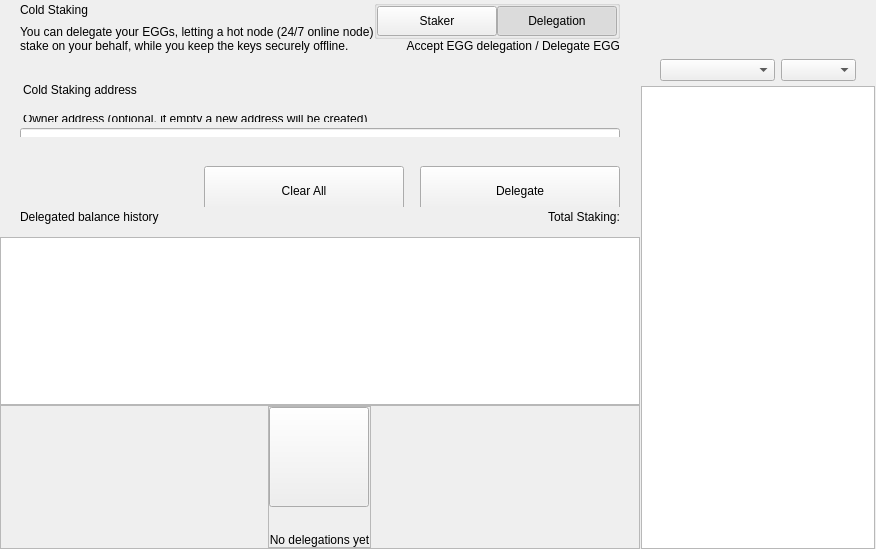
<?xml version="1.0" encoding="UTF-8"?>
<ui version="4.0">
 <class>ColdStakingWidget</class>
 <widget class="QWidget" name="ColdStakingWidget">
  <property name="geometry">
   <rect>
    <x>0</x>
    <y>0</y>
    <width>629</width>
    <height>549</height>
   </rect>
  </property>
  <property name="windowTitle">
   <string>Form</string>
  </property>
  <layout class="QHBoxLayout" name="horizontalLayout_1" stretch="2,1">
   <property name="spacing">
    <number>0</number>
   </property>
   <property name="leftMargin">
    <number>0</number>
   </property>
   <property name="topMargin">
    <number>0</number>
   </property>
   <property name="rightMargin">
    <number>0</number>
   </property>
   <property name="bottomMargin">
    <number>0</number>
   </property>
   <item>
    <widget class="QWidget" name="left" native="true">
     <layout class="QVBoxLayout" name="verticalLayout_3">
      <property name="leftMargin">
       <number>0</number>
      </property>
      <property name="topMargin">
       <number>0</number>
      </property>
      <property name="rightMargin">
       <number>0</number>
      </property>
      <property name="bottomMargin">
       <number>0</number>
      </property>
      <item>
       <layout class="QVBoxLayout" name="verticalLayout_2">
        <property name="spacing">
         <number>0</number>
        </property>
        <item>
         <layout class="QVBoxLayout" name="verticalLayoutTop">
          <property name="spacing">
           <number>0</number>
          </property>
          <property name="leftMargin">
           <number>0</number>
          </property>
          <property name="rightMargin">
           <number>0</number>
          </property>
          <item>
           <widget class="QWidget" name="containerTitle" native="true">
            <property name="sizePolicy">
             <sizepolicy hsizetype="Preferred" vsizetype="Minimum">
              <horstretch>0</horstretch>
              <verstretch>0</verstretch>
             </sizepolicy>
            </property>
            <property name="maximumSize">
             <size>
              <width>16777215</width>
              <height>100</height>
             </size>
            </property>
            <layout class="QHBoxLayout" name="containerTitleLayout">
             <property name="spacing">
              <number>0</number>
             </property>
             <property name="leftMargin">
              <number>20</number>
             </property>
             <property name="topMargin">
              <number>0</number>
             </property>
             <property name="rightMargin">
              <number>20</number>
             </property>
             <property name="bottomMargin">
              <number>0</number>
             </property>
             <item>
              <layout class="QVBoxLayout" name="verticalLayout11">
               <property name="spacing">
                <number>5</number>
               </property>
               <item>
                <widget class="QLabel" name="labelTitle">
                 <property name="text">
                  <string>Cold Staking</string>
                 </property>
                </widget>
               </item>
               <item>
                <widget class="QLabel" name="labelSubtitle1">
                 <property name="maximumSize">
                  <size>
                   <width>16777215</width>
                   <height>16777215</height>
                  </size>
                 </property>
                 <property name="text">
                  <string>You can delegate your EGGs, letting a hot node (24/7 online node)
stake on your behalf, while you keep the keys securely offline.</string>
                 </property>
                </widget>
               </item>
              </layout>
             </item>
             <item>
              <spacer name="horizontalSpacer">
               <property name="orientation">
                <enum>Qt::Horizontal</enum>
               </property>
               <property name="sizeHint" stdset="0">
                <size>
                 <width>40</width>
                 <height>20</height>
                </size>
               </property>
              </spacer>
             </item>
             <item>
              <widget class="QWidget" name="containerViewPrivacyChecks" native="true">
               <layout class="QVBoxLayout" name="containerPrivacyChecks">
                <property name="spacing">
                 <number>0</number>
                </property>
                <property name="leftMargin">
                 <number>0</number>
                </property>
                <property name="topMargin">
                 <number>0</number>
                </property>
                <property name="rightMargin">
                 <number>0</number>
                </property>
                <property name="bottomMargin">
                 <number>0</number>
                </property>
                <item alignment="Qt::AlignHCenter|Qt::AlignVCenter">
                 <widget class="QGroupBox" name="groupBox">
                  <property name="title">
                   <string/>
                  </property>
                  <layout class="QHBoxLayout" name="horizontalLayout_2_1">
                   <property name="spacing">
                    <number>0</number>
                   </property>
                   <property name="leftMargin">
                    <number>0</number>
                   </property>
                   <property name="topMargin">
                    <number>0</number>
                   </property>
                   <property name="rightMargin">
                    <number>0</number>
                   </property>
                   <property name="bottomMargin">
                    <number>0</number>
                   </property>
                   <item>
                    <widget class="QPushButton" name="pushLeft">
                     <property name="minimumSize">
                      <size>
                       <width>120</width>
                       <height>30</height>
                      </size>
                     </property>
                     <property name="maximumSize">
                      <size>
                       <width>120</width>
                       <height>30</height>
                      </size>
                     </property>
                     <property name="focusPolicy">
                      <enum>Qt::NoFocus</enum>
                     </property>
                     <property name="text">
                      <string>Staker</string>
                     </property>
                     <property name="checkable">
                      <bool>true</bool>
                     </property>
                     <property name="autoExclusive">
                      <bool>true</bool>
                     </property>
                    </widget>
                   </item>
                   <item>
                    <widget class="QPushButton" name="pushRight">
                     <property name="minimumSize">
                      <size>
                       <width>120</width>
                       <height>30</height>
                      </size>
                     </property>
                     <property name="maximumSize">
                      <size>
                       <width>120</width>
                       <height>30</height>
                      </size>
                     </property>
                     <property name="focusPolicy">
                      <enum>Qt::NoFocus</enum>
                     </property>
                     <property name="text">
                      <string>Delegation</string>
                     </property>
                     <property name="checkable">
                      <bool>true</bool>
                     </property>
                     <property name="checked">
                      <bool>true</bool>
                     </property>
                     <property name="autoExclusive">
                      <bool>true</bool>
                     </property>
                    </widget>
                   </item>
                  </layout>
                 </widget>
                </item>
                <item alignment="Qt::AlignTop">
                 <widget class="QLabel" name="labelSubtitle2">
                  <property name="text">
                   <string>Accept EGG delegation / Delegate EGG</string>
                  </property>
                  <property name="alignment">
                   <set>Qt::AlignRight|Qt::AlignTrailing|Qt::AlignVCenter</set>
                  </property>
                 </widget>
                </item>
               </layout>
              </widget>
             </item>
            </layout>
           </widget>
          </item>
          <item>
           <spacer name="verticalSpacer_2">
            <property name="orientation">
             <enum>Qt::Vertical</enum>
            </property>
            <property name="sizeType">
             <enum>QSizePolicy::Fixed</enum>
            </property>
            <property name="sizeHint" stdset="0">
             <size>
              <width>20</width>
              <height>30</height>
             </size>
            </property>
           </spacer>
          </item>
          <item>
           <widget class="QWidget" name="containerSend" native="true">
            <property name="minimumSize">
             <size>
              <width>0</width>
              <height>50</height>
             </size>
            </property>
            <layout class="QVBoxLayout" name="containerSendRow">
             <property name="spacing">
              <number>6</number>
             </property>
             <property name="leftMargin">
              <number>0</number>
             </property>
             <property name="topMargin">
              <number>0</number>
             </property>
             <property name="rightMargin">
              <number>0</number>
             </property>
             <property name="bottomMargin">
              <number>0</number>
             </property>
             <item>
              <widget class="QLabel" name="labelEditTitle">
               <property name="maximumSize">
                <size>
                 <width>16777215</width>
                 <height>30</height>
                </size>
               </property>
               <property name="styleSheet">
                <string notr="true">padding-left:20px; padding-bottom:3px;</string>
               </property>
               <property name="text">
                <string>Cold Staking address</string>
               </property>
              </widget>
             </item>
             <item>
              <spacer name="verticalSpacer_6">
               <property name="orientation">
                <enum>Qt::Vertical</enum>
               </property>
               <property name="sizeType">
                <enum>QSizePolicy::Fixed</enum>
               </property>
               <property name="sizeHint" stdset="0">
                <size>
                 <width>20</width>
                 <height>9</height>
                </size>
               </property>
              </spacer>
             </item>
             <item>
              <widget class="QWidget" name="containerOwner" native="true">
               <layout class="QVBoxLayout" name="vContainerOwner">
                <property name="spacing">
                 <number>4</number>
                </property>
                <property name="leftMargin">
                 <number>20</number>
                </property>
                <property name="topMargin">
                 <number>0</number>
                </property>
                <property name="rightMargin">
                 <number>20</number>
                </property>
                <property name="bottomMargin">
                 <number>0</number>
                </property>
                <item>
                 <widget class="QLabel" name="labelSubtitleDescription">
                  <property name="maximumSize">
                   <size>
                    <width>16777215</width>
                    <height>20</height>
                   </size>
                  </property>
                  <property name="styleSheet">
                   <string notr="true">margin-bottom:2px;
                   margin-left:0.05px;
                   padding:0px;</string>
                  </property>
                  <property name="text">
                   <string>Owner address (optional, if empty a new address will be created)</string>
                  </property>
                 </widget>
                </item>
                <item>
                 <widget class="QLineEdit" name="lineEditOwnerAddress">
                  <property name="minimumSize">
                   <size>
                    <width>0</width>
                    <height>50</height>
                   </size>
                  </property>
                  <property name="maximumSize">
                   <size>
                    <width>16777215</width>
                    <height>50</height>
                   </size>
                  </property>
                  <property name="styleSheet">
                   <string notr="true"/>
                  </property>
                  <property name="placeholderText">
                   <string>Enter owner address</string>
                  </property>
                 </widget>
                </item>
               </layout>
              </widget>
             </item>
            </layout>
           </widget>
          </item>
         </layout>
        </item>
        <item>
         <spacer name="verticalSpacer_3">
          <property name="orientation">
           <enum>Qt::Vertical</enum>
          </property>
          <property name="sizeType">
           <enum>QSizePolicy::Minimum</enum>
          </property>
          <property name="sizeHint" stdset="0">
           <size>
            <width>20</width>
            <height>20</height>
           </size>
          </property>
         </spacer>
        </item>
        <item>
         <widget class="QWidget" name="containerBtn" native="true">
          <property name="minimumSize">
           <size>
            <width>0</width>
            <height>50</height>
           </size>
          </property>
          <layout class="QHBoxLayout" name="horizontalLayout">
           <property name="rightMargin">
            <number>20</number>
           </property>
           <item>
            <spacer name="horizontalSpacer_2">
             <property name="orientation">
              <enum>Qt::Horizontal</enum>
             </property>
             <property name="sizeHint" stdset="0">
              <size>
               <width>200</width>
               <height>20</height>
              </size>
             </property>
            </spacer>
           </item>
           <item>
            <layout class="QHBoxLayout" name="horizontalLayout_7">
             <item>
              <spacer name="horizontalSpacer_3">
               <property name="orientation">
                <enum>Qt::Horizontal</enum>
               </property>
               <property name="sizeType">
                <enum>QSizePolicy::Expanding</enum>
               </property>
               <property name="sizeHint" stdset="0">
                <size>
                 <width>40</width>
                 <height>20</height>
                </size>
               </property>
              </spacer>
             </item>
             <item>
              <widget class="QPushButton" name="pushButtonClear">
               <property name="minimumSize">
                <size>
                 <width>200</width>
                 <height>50</height>
                </size>
               </property>
               <property name="focusPolicy">
                <enum>Qt::NoFocus</enum>
               </property>
               <property name="text">
                <string>Clear All</string>
               </property>
              </widget>
             </item>
             <item>
              <spacer name="horizontalSpacer_4">
               <property name="orientation">
                <enum>Qt::Horizontal</enum>
               </property>
               <property name="sizeType">
                <enum>QSizePolicy::Fixed</enum>
               </property>
               <property name="sizeHint" stdset="0">
                <size>
                 <width>10</width>
                 <height>20</height>
                </size>
               </property>
              </spacer>
             </item>
             <item>
              <widget class="QPushButton" name="pushButtonSend">
               <property name="minimumSize">
                <size>
                 <width>200</width>
                 <height>50</height>
                </size>
               </property>
               <property name="maximumSize">
                <size>
                 <width>200</width>
                 <height>50</height>
                </size>
               </property>
               <property name="focusPolicy">
                <enum>Qt::NoFocus</enum>
               </property>
               <property name="text">
                <string>Delegate</string>
               </property>
              </widget>
             </item>
            </layout>
           </item>
          </layout>
         </widget>
        </item>
        <item>
         <widget class="QWidget" name="containerHistoryLabel" native="true">
          <layout class="QHBoxLayout" name="horizontalLayout_4">
           <property name="spacing">
            <number>0</number>
           </property>
           <property name="leftMargin">
            <number>20</number>
           </property>
           <property name="topMargin">
            <number>0</number>
           </property>
           <property name="rightMargin">
            <number>20</number>
           </property>
           <property name="bottomMargin">
            <number>0</number>
           </property>
           <item>
            <widget class="QWidget" name="verticalWidget" native="true">
             <property name="minimumSize">
              <size>
               <width>100</width>
               <height>0</height>
              </size>
             </property>
             <layout class="QVBoxLayout" name="verticalLayout_58">
              <property name="leftMargin">
               <number>0</number>
              </property>
              <property name="topMargin">
               <number>0</number>
              </property>
              <property name="rightMargin">
               <number>0</number>
              </property>
              <property name="bottomMargin">
               <number>0</number>
              </property>
              <item>
               <widget class="QLabel" name="labelListHistory">
                <property name="text">
                 <string>Delegated balance history</string>
                </property>
               </widget>
              </item>
             </layout>
            </widget>
           </item>
           <item>
            <spacer name="horizontalSpacer_5">
             <property name="orientation">
              <enum>Qt::Horizontal</enum>
             </property>
             <property name="sizeHint" stdset="0">
              <size>
               <width>40</width>
               <height>20</height>
              </size>
             </property>
            </spacer>
           </item>
           <item>
            <widget class="QLabel" name="labelStakingTotal">
             <property name="text">
              <string>Total Staking:</string>
             </property>
            </widget>
           </item>
          </layout>
         </widget>
        </item>
        <item>
         <layout class="QVBoxLayout" name="verticalLayout_64">
          <property name="spacing">
           <number>0</number>
          </property>
          <item>
           <spacer name="verticalSpacer_44">
            <property name="orientation">
             <enum>Qt::Vertical</enum>
            </property>
            <property name="sizeType">
             <enum>QSizePolicy::Fixed</enum>
            </property>
            <property name="sizeHint" stdset="0">
             <size>
              <width>20</width>
              <height>10</height>
             </size>
            </property>
           </spacer>
          </item>
          <item>
           <widget class="QListView" name="listView">
            <property name="enabled">
             <bool>true</bool>
            </property>
            <property name="mouseTracking">
             <bool>true</bool>
            </property>
           </widget>
          </item>
          <item>
           <widget class="QFrame" name="emptyContainer">
            <property name="minimumSize">
             <size>
              <width>0</width>
              <height>100</height>
             </size>
            </property>
            <property name="frameShape">
             <enum>QFrame::StyledPanel</enum>
            </property>
            <property name="frameShadow">
             <enum>QFrame::Raised</enum>
            </property>
            <layout class="QVBoxLayout" name="verticalLayout_71" stretch="1,8">
             <property name="spacing">
              <number>0</number>
             </property>
             <property name="leftMargin">
              <number>0</number>
             </property>
             <property name="topMargin">
              <number>0</number>
             </property>
             <property name="rightMargin">
              <number>0</number>
             </property>
             <property name="bottomMargin">
              <number>0</number>
             </property>
             <item>
              <spacer name="verticalSpacer">
               <property name="orientation">
                <enum>Qt::Vertical</enum>
               </property>
               <property name="sizeHint" stdset="0">
                <size>
                 <width>20</width>
                 <height>20</height>
                </size>
               </property>
              </spacer>
             </item>
             <item alignment="Qt::AlignHCenter|Qt::AlignVCenter">
              <widget class="QFrame" name="emptyScreen">
               <property name="sizePolicy">
                <sizepolicy hsizetype="Expanding" vsizetype="Expanding">
                 <horstretch>0</horstretch>
                 <verstretch>0</verstretch>
                </sizepolicy>
               </property>
               <property name="frameShape">
                <enum>QFrame::StyledPanel</enum>
               </property>
               <property name="frameShadow">
                <enum>QFrame::Raised</enum>
               </property>
               <layout class="QVBoxLayout" name="verticalLayout">
                <property name="spacing">
                 <number>30</number>
                </property>
                <property name="leftMargin">
                 <number>0</number>
                </property>
                <property name="topMargin">
                 <number>0</number>
                </property>
                <property name="rightMargin">
                 <number>0</number>
                </property>
                <property name="bottomMargin">
                 <number>0</number>
                </property>
                <item alignment="Qt::AlignHCenter|Qt::AlignVCenter">
                 <widget class="QPushButton" name="pushImgEmpty">
                  <property name="minimumSize">
                   <size>
                    <width>100</width>
                    <height>100</height>
                   </size>
                  </property>
                  <property name="maximumSize">
                   <size>
                    <width>100</width>
                    <height>100</height>
                   </size>
                  </property>
                  <property name="focusPolicy">
                   <enum>Qt::NoFocus</enum>
                  </property>
                  <property name="text">
                   <string/>
                  </property>
                  <property name="iconSize">
                   <size>
                    <width>100</width>
                    <height>100</height>
                   </size>
                  </property>
                 </widget>
                </item>
                <item alignment="Qt::AlignHCenter|Qt::AlignVCenter">
                 <widget class="QLabel" name="labelEmpty">
                  <property name="styleSheet">
                   <string notr="true"/>
                  </property>
                  <property name="text">
                   <string>No delegations yet</string>
                  </property>
                  <property name="alignment">
                   <set>Qt::AlignCenter</set>
                  </property>
                 </widget>
                </item>
               </layout>
              </widget>
             </item>
            </layout>
           </widget>
          </item>
         </layout>
        </item>
       </layout>
      </item>
     </layout>
    </widget>
   </item>
   <item>
    <widget class="QWidget" name="right" native="true">
     <layout class="QVBoxLayout" name="rightContainer">
      <property name="spacing">
       <number>0</number>
      </property>
      <property name="leftMargin">
       <number>1</number>
      </property>
      <property name="topMargin">
       <number>0</number>
      </property>
      <property name="rightMargin">
       <number>1</number>
      </property>
      <property name="bottomMargin">
       <number>0</number>
      </property>
      <item>
       <widget class="QWidget" name="containerRightButtons" native="true">
        <property name="minimumSize">
         <size>
          <width>0</width>
          <height>50</height>
         </size>
        </property>
        <layout class="QVBoxLayout" name="verticalLayout_4">
         <property name="leftMargin">
          <number>19</number>
         </property>
         <property name="topMargin">
          <number>0</number>
         </property>
         <property name="rightMargin">
          <number>19</number>
         </property>
         <property name="bottomMargin">
          <number>0</number>
         </property>
         <item>
          <widget class="OptionButton" name="btnCoinControl" native="true">
           <property name="minimumSize">
            <size>
             <width>0</width>
             <height>0</height>
            </size>
           </property>
          </widget>
         </item>
         <item>
          <widget class="OptionButton" name="btnColdStaking" native="true"/>
         </item>
         <item>
          <widget class="OptionButton" name="btnMyStakingAddresses" native="true">
           <property name="sizePolicy">
            <sizepolicy hsizetype="Preferred" vsizetype="Minimum">
             <horstretch>0</horstretch>
             <verstretch>0</verstretch>
            </sizepolicy>
           </property>
          </widget>
         </item>
        </layout>
       </widget>
      </item>
      <item>
       <widget class="QWidget" name="sortWidget" native="true">
        <layout class="QHBoxLayout" name="horizontalLayout_6">
         <property name="leftMargin">
          <number>19</number>
         </property>
         <property name="rightMargin">
          <number>19</number>
         </property>
         <property name="bottomMargin">
          <number>5</number>
         </property>
         <item>
          <spacer name="horizontalSpacer_6">
           <property name="orientation">
            <enum>Qt::Horizontal</enum>
           </property>
           <property name="sizeHint" stdset="0">
            <size>
             <width>40</width>
             <height>20</height>
            </size>
           </property>
          </spacer>
         </item>
         <item>
          <widget class="QComboBox" name="comboBoxSort">
           <property name="sizePolicy">
            <sizepolicy hsizetype="Preferred" vsizetype="Fixed">
             <horstretch>0</horstretch>
             <verstretch>0</verstretch>
            </sizepolicy>
           </property>
           <property name="minimumSize">
            <size>
             <width>115</width>
             <height>0</height>
            </size>
           </property>
          </widget>
         </item>
         <item>
          <widget class="QComboBox" name="comboBoxSortOrder">
           <property name="sizePolicy">
            <sizepolicy hsizetype="Preferred" vsizetype="Fixed">
             <horstretch>0</horstretch>
             <verstretch>0</verstretch>
            </sizepolicy>
           </property>
           <property name="minimumSize">
            <size>
             <width>75</width>
             <height>0</height>
            </size>
           </property>
          </widget>
         </item>
        </layout>
       </widget>
      </item>
      <item>
       <widget class="QListView" name="listViewStakingAddress">
        <property name="enabled">
         <bool>true</bool>
        </property>
        <property name="mouseTracking">
         <bool>true</bool>
        </property>
       </widget>
      </item>
     </layout>
    </widget>
   </item>
  </layout>
 </widget>
 <customwidgets>
  <customwidget>
   <class>OptionButton</class>
   <extends>QWidget</extends>
   <header>qt/pivx/optionbutton.h</header>
   <container>1</container>
  </customwidget>
 </customwidgets>
 <resources/>
 <connections/>
</ui>
